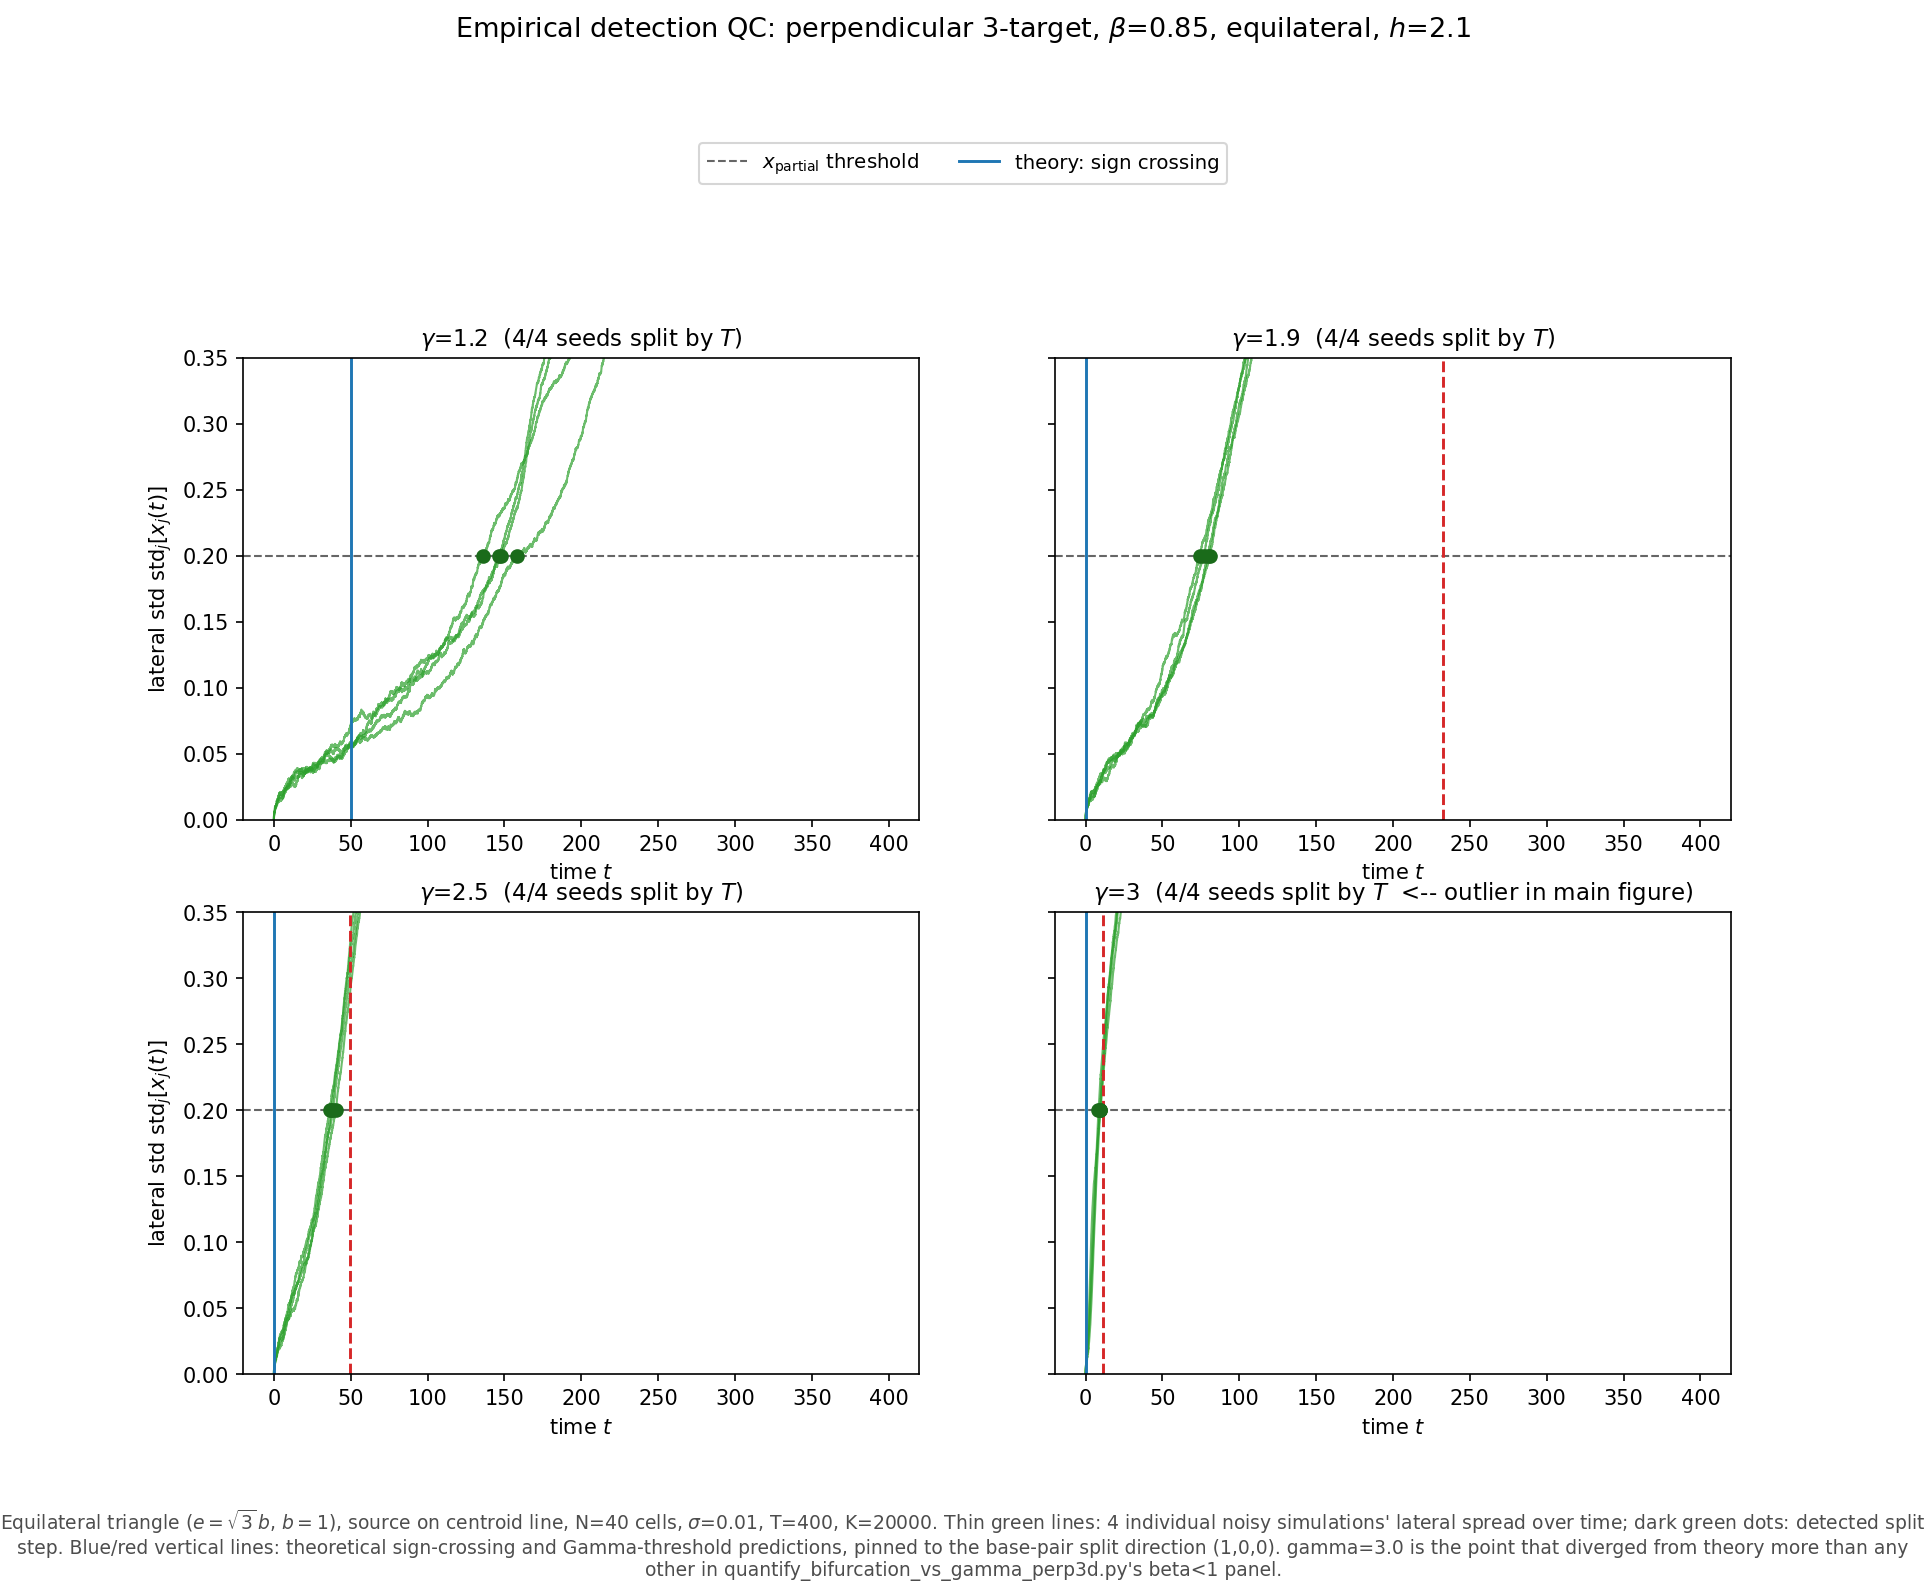

Write the Python code that produced this figure.
"""
Perpendicular three-target counterpart of diagnostic_empirical_detection.py.
Focuses on the beta=0.85 panel of quantify_bifurcation_vs_gamma_perp3d.py,
including gamma=3.0 where the empirical point diverged unusually far from the
Gamma-threshold theory in that figure -- this shows the raw signal behind
that specific point so the discrepancy can be inspected directly rather than
guessed at.

Run from anywhere:
    python "paper figures/Bifurcation quantification/diagnostic_empirical_detection_perp3d.py"
"""

import os
import sys

import numpy as np
import matplotlib.pyplot as plt

HERE = os.path.dirname(os.path.abspath(__file__))
ROOT = os.path.abspath(os.path.join(HERE, "..", ".."))
if ROOT not in sys.path:
    sys.path.insert(0, ROOT)

PERP_DIR = os.path.join(ROOT, "paper figures", "3 tragets source perpendicular")
if PERP_DIR not in sys.path:
    sys.path.insert(0, PERP_DIR)

from core.bifurcation import run_traced_seeds, theoretical_bifurcation_point
import perpendicular_common as perp

B = 1.0
E_EQ = np.sqrt(3.0) * B
BETA = 0.85
H = 2.10
GAMMAS = [1.2, 1.9, 2.5, 3.0]   # subset of the beta<1 panel, including the flagged outlier

POP_N, SIGMA, X_PARTIAL = perp.N_DEFAULT, perp.SIGMA_DEFAULT, perp.X_PARTIAL
T, K = perp.T_DEFAULT / 2.0, perp.K_DEFAULT // 2   # matches quantify_bifurcation_vs_gamma_perp3d.py
N_SEEDS = 4
DIRECTION = (1.0, 0.0, 0.0)


def main():
    archetypes = perp.archetypes3(E_EQ, B)
    source = perp.source_point(E_EQ, H)

    ncols = 2
    nrows = -(-len(GAMMAS) // ncols)
    fig, axes = plt.subplots(nrows, ncols, figsize=(6.4 * ncols, 4.4 * nrows), sharey=True)
    axes = np.atleast_1d(axes).ravel()

    for ax, gamma in zip(axes, GAMMAS):
        r_stop = 0.05 if gamma < 1.0 else None
        theory = theoretical_bifurcation_point(source, archetypes, gamma, beta=BETA,
                                                N=POP_N, T=T, K=K, sigma=SIGMA,
                                                x_partial=X_PARTIAL, direction=DIRECTION)
        runs = run_traced_seeds(source, archetypes, gamma, beta=BETA, pop_N=POP_N,
                                 T=T, K=K, sigma=SIGMA, x_partial=X_PARTIAL,
                                 n_seeds=N_SEEDS, seed0=0, r_stop=r_stop)

        for run in runs:
            ax.plot(run["times"], run["lateral_std"], lw=1.0, alpha=0.7, color="#2ca02c")
            if run["t_detect"] is not None:
                ax.plot(run["t_detect"], X_PARTIAL, "o", color="#1a6b1a", ms=6, zorder=5)

        ax.axhline(X_PARTIAL, color="0.4", lw=1.0, ls="--", label=r"$x_{\rm partial}$ threshold")
        if theory["t_sign"] is not None:
            ax.axvline(theory["t_sign"], color="#1f77b4", lw=1.4, ls="-",
                        label="theory: sign crossing")
        if theory["t_visible"] is not None:
            ax.axvline(theory["t_visible"], color="#d62728", lw=1.4, ls="--",
                        label=r"theory: $\Gamma$-threshold")

        n_split = sum(1 for r in runs if r["t_detect"] is not None)
        flag = "  <-- outlier in main figure" if gamma == 3.0 else ""
        ax.set_title(rf"$\gamma$={gamma:g}  ({n_split}/{len(runs)} seeds split by $T${flag})",
                      fontsize=11)
        ax.set_xlabel("time $t$")
        ax.set_ylim(0, max(0.35, X_PARTIAL * 1.6))

    for i in range(0, len(axes), ncols):
        axes[i].set_ylabel(r"lateral std $\mathrm{std}_j[x_j(t)]$")
    for ax in axes[len(GAMMAS):]:
        ax.axis("off")

    handles, labels = axes[0].get_legend_handles_labels()
    fig.legend(handles, labels, loc="upper center", bbox_to_anchor=(0.5, 1.05),
               ncol=3, fontsize=9.5, frameon=True)
    fig.suptitle(rf"Empirical detection QC: perpendicular 3-target, $\beta$={BETA:g}, "
                  f"equilateral, $h$={H:g}", fontsize=13, y=1.14)
    caption = (
        f"Equilateral triangle ($e=\\sqrt{{3}}\\,b$, $b=1$), source on centroid line, "
        f"N={POP_N} cells, $\\sigma$={SIGMA:g}, T={T:g}, K={K}. Thin green lines: "
        f"{N_SEEDS} individual noisy simulations' lateral spread over time; dark green "
        "dots: detected split step. Blue/red vertical lines: theoretical sign-crossing "
        "and Gamma-threshold predictions, pinned to the base-pair split direction "
        "(1,0,0). gamma=3.0 is the point that diverged from theory more than any other "
        "in quantify_bifurcation_vs_gamma_perp3d.py's beta<1 panel."
    )
    fig.text(0.5, -0.04, caption, ha="center", fontsize=9, color="0.3", wrap=True)

    out = os.path.join(HERE, "diagnostic_empirical_detection_perp3d.png")
    fig.savefig(out, dpi=150, bbox_inches="tight", facecolor="white")
    plt.close(fig)
    print(f"saved: {out}")


if __name__ == "__main__":
    main()
